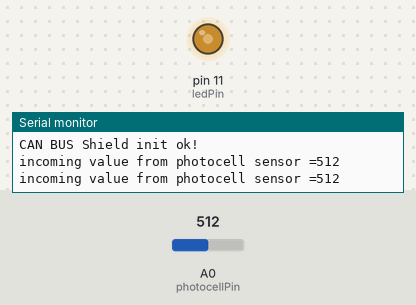
This sketch was run on a simulated Arduino Uno, built with avr-gcc and run on an emulated ATmega328P. Shown: output pins drawn as LEDs (lit = HIGH), the last lines printed to the serial monitor. The inputs (shaded band) are chosen by the test bench; at power-on: A0 (photocellPin) = 512.

Above: at 10.8 s.
10.9 s: A0 (photocellPin) set to 716
At 20.6 s:
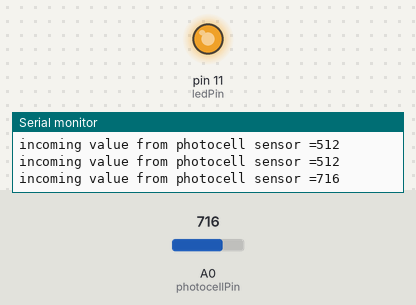
21.5 s: A0 (photocellPin) set to 306
At 30.7 s:
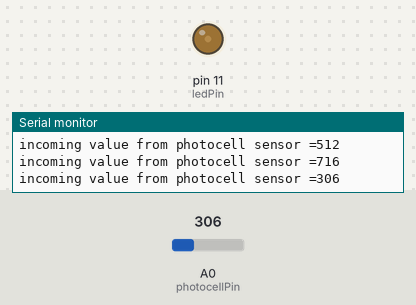
31.5 s: A0 (photocellPin) set to 122
At 40.7 s:
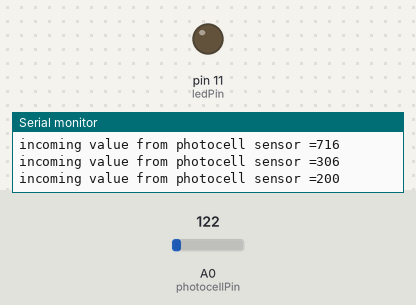
41.5 s: A0 (photocellPin) set to 190
51.5 s: A0 (photocellPin) set to 220
At 60.8 s:
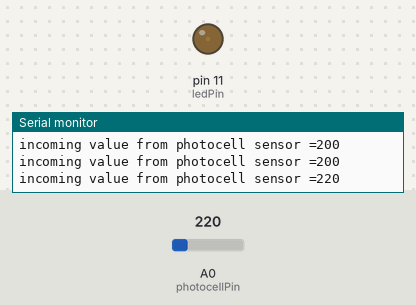
61.5 s: A0 (photocellPin) set to 0
At 70.8 s:
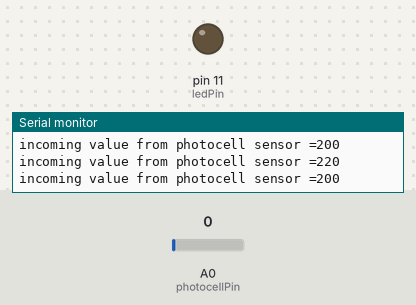
Timing chart, 0 to 72.3 s (numbered marks = the images above; inputs shaded):
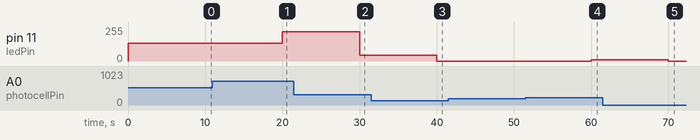

Measured:
- after the input at 10.9 s, pin 11 (ledPin): 132/255 → 219/255 after 9.1 s
- after the input at 21.5 s, pin 11 (ledPin): 219/255 → 45/255 after 8.5 s
- after the input at 31.5 s, pin 11 (ledPin): 45/255 → 0/255 after 8.5 s
- after the input at 51.5 s, pin 11 (ledPin): 0/255 → 8/255 after 8.5 s
- after the input at 61.5 s, pin 11 (ledPin): 8/255 → 0/255 after 8.5 s

The sketch:

photocell.ino
```cpp
/*

OSEPP example of measured ambient light intensity from photocell .
depending on brightness, an LED brightness is changed.
more light = brighter LED.

*/
// demo: CAN-BUS Shield, send data
#include <mcp_can.h>
#include <SPI.h>

// the cs pin of the version after v1.1 is default to D9
// v0.9b and v1.0 is default D10
const int SPI_CS_PIN = 9;
const int ledHIGH    = 1;
const int ledLOW     = 0;

int photocellPin = A0;    // photocell sensor input
int ledPin = 11;      // select the pin for the LED
int photocellValue = 0;  // variable to store the value coming from the photocell val

MCP_CAN CAN(SPI_CS_PIN);                                    // Set CS pin

void setup() {
  Serial.begin(9600);
  while (CAN_OK != CAN.begin(CAN_500KBPS))              // init can bus : baudrate = 500k
  {
      Serial.println("CAN BUS Shield init fail");
      Serial.println(" Init CAN BUS Shield again");
      delay(100);
  }
  Serial.println("CAN BUS Shield init ok!");

}

unsigned char stmp[8] = {ledHIGH,3, 3, 3, ledLOW, 5, 6, 7};


void loop() {
  // read the value from the sensor:
  photocellValue = analogRead(photocellPin);
  photocellValue = constrain(photocellValue, 200, 800); //adjust depending on environment.


  // change brightness of LED depending on light intensity of photocell
  int ledbrightness = map(photocellValue, 200, 800, 0, 255);

  Serial.print("incoming value from photocell sensor =");
  Serial.println( photocellValue);
  analogWrite(ledPin, ledbrightness);

  CAN.sendMsgBuf(15,0, 8, stmp);
//  CAN.sendMsgBuf(0x74,0, 8, stmp);

  delay(10000);

}
```
